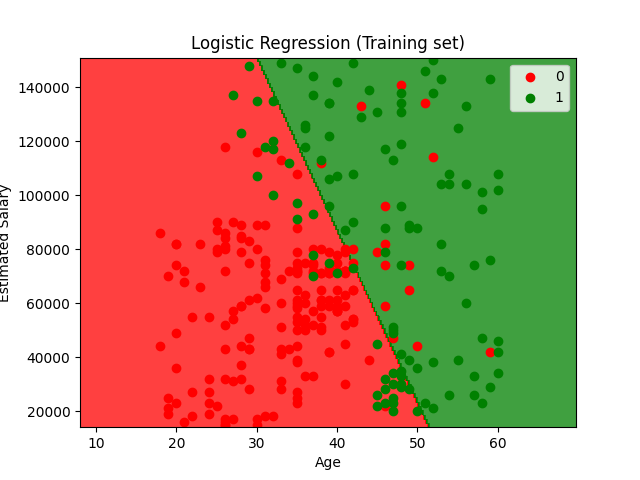

Reproduce this figure in Python.
import numpy as np
import pandas as pd
import matplotlib.pyplot as plt

dataset = pd.read_csv('classification\Social_Network_Ads.csv')
# print(dataset.head()) 

X = dataset.iloc[ : , :-1].values
Y = dataset.iloc[:, -1].values
# print(Y)
# print(X)


from sklearn.model_selection import train_test_split
X_train ,X_test, Y_train ,Y_test = train_test_split(X,Y,test_size=0.25,random_state=0)

#feature scaling   
from sklearn.preprocessing import StandardScaler
sc = StandardScaler()
X_train = sc.fit_transform(X_train)
X_test = sc.transform(X_test)

from sklearn.linear_model import LogisticRegression

LGRClassifier = LogisticRegression(random_state = 0)
LGRClassifier.fit(X_train,Y_train)

# X_predict = LGRClassifier.predict(sc.transform([[30 ,87000]]))
# print(X_predict)

y_pred = LGRClassifier.predict(X_test) #predicting the test set 
# np.set_printoptions(precision=2)   #setting precision to 2
# print(np.concatenate((y_pred.reshape(len(y_pred),1), Y_test.reshape(len(Y_test),1)),1)) #concatenating predicted and actual values

#making confusion matrix
"""A confusion matrix is a table that is used to define the 
    performance of a classification algorithm. A confusion matrix 
    visualizes and summarizes the performance of a classification 
    algorithm
"""
from sklearn.metrics import confusion_matrix , accuracy_score # accuracy score is used to calculate the accuracy of the model
cm = confusion_matrix(Y_test,y_pred)
print(cm)
ac = accuracy_score(Y_test,y_pred)
print(ac)

#visualizng training set results
from matplotlib.colors import ListedColormap
X_set, y_set = sc.inverse_transform(X_train), Y_train
X1, X2 = np.meshgrid(np.arange(start = X_set[:, 0].min() - 10, stop = X_set[:, 0].max() + 10, step = 0.25),
                     np.arange(start = X_set[:, 1].min() - 1000, stop = X_set[:, 1].max() + 1000, step = 0.25))
plt.contourf(X1, X2, LGRClassifier.predict(sc.transform(np.array([X1.ravel(), X2.ravel()]).T)).reshape(X1.shape),
             alpha = 0.75, cmap = ListedColormap(('red', 'green')))
plt.xlim(X1.min(), X1.max())
plt.ylim(X2.min(), X2.max())
for i, j in enumerate(np.unique(y_set)):
    plt.scatter(X_set[y_set == j, 0], X_set[y_set == j, 1], c = ListedColormap(('red', 'green'))(i), label = j)
plt.title('Logistic Regression (Training set)')
plt.xlabel('Age')
plt.ylabel('Estimated Salary')
plt.legend()
plt.show()

# # Visualising the Test set results
# from matplotlib.colors import ListedColormap
# X_set, y_set = sc.inverse_transform(X_test), y_test
# X1, X2 = np.meshgrid(np.arange(start = X_set[:, 0].min() - 10, stop = X_set[:, 0].max() + 10, step = 0.25),
#                      np.arange(start = X_set[:, 1].min() - 1000, stop = X_set[:, 1].max() + 1000, step = 0.25))
# plt.contourf(X1, X2, classifier.predict(sc.transform(np.array([X1.ravel(), X2.ravel()]).T)).reshape(X1.shape),
#              alpha = 0.75, cmap = ListedColormap(('red', 'green')))
# plt.xlim(X1.min(), X1.max())
# plt.ylim(X2.min(), X2.max())
# for i, j in enumerate(np.unique(y_set)):
#     plt.scatter(X_set[y_set == j, 0], X_set[y_set == j, 1], c = ListedColormap(('red', 'green'))(i), label = j)
# plt.title('Logistic Regression (Test set)')
# plt.xlabel('Age')
# plt.ylabel('Estimated Salary')
# plt.legend()
# plt.show()
